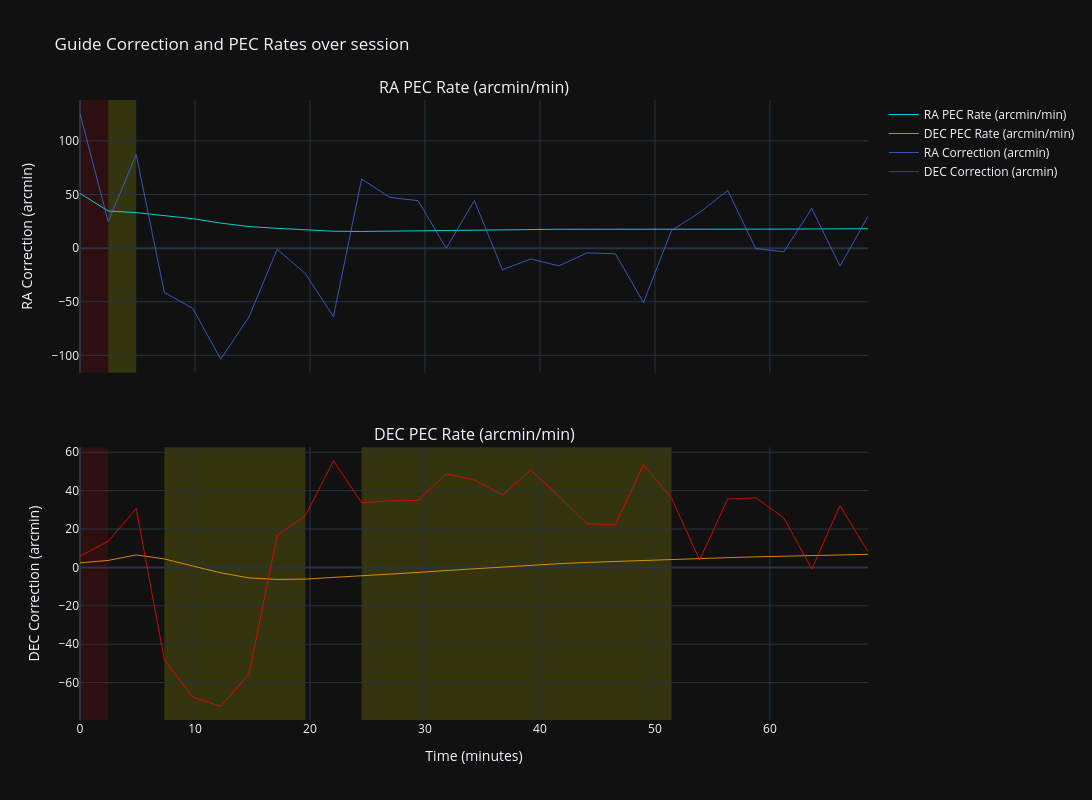

The code cell stored with this chart in its notebook:
### Markdown cell above
# PEC Rate and status vs Time

### Code cell
import plotly.graph_objects as go
from plotly.subplots import make_subplots

xdata = df['t_sec'] / 60

ydata = [
    # row, dataset,                title,                      color,       inhibit_col
    (1, df['ra_pecrate'] * 60,  'RA PEC Rate (arcmin/min)',  'cyan', 'ra_inhibit'),
    (2, df['dec_pecrate'] * 60, 'DEC PEC Rate (arcmin/min)', 'orange',    'dec_inhibit'),
    (1, df['ra_guide'] * 60,  'RA Correction (arcmin)',  'royalblue', None),
    (2, df['dec_guide'] * 60, 'DEC Correction (arcmin)', 'red', None)
]

rows = len(set(item[0] for item in ydata))

fig = make_subplots(
    rows=rows, cols=1, shared_xaxes=True, vertical_spacing=0.12,
    subplot_titles=[name for _, _, name, _, _ in ydata],
)

# colors for inhibit states
region_colors = {
    'VALID': None,
    'TOO_FEW_OBS': 'rgba(255,0,0,0.12)',
    'LOW_R2': 'rgba(255,255,0,0.15)',
    'HIGH_RMSE': 'rgba(0,255,0,0.15)',
    'NOT_CONVERGED': 'rgba(0,255,255,0.15)',
}

for (row, y, name, color, inhibit_col) in ydata:
    # main trace
    fig.add_trace(
        go.Scatter(
            x=xdata, y=y, mode='lines', name=name,
            line=dict(color=color, width=0.8), hovertext=df['timestamp'],
        ),
        row=row, col=1
    )

    # contiguous inhibit regions
    if inhibit_col:
        inhibit = df[inhibit_col].fillna('VALID')
        start_idx = 0
        current = inhibit.iloc[0]
        for i in range(1, len(inhibit)):
            if inhibit.iloc[i] != current:
                fill = region_colors.get(current)
                if fill:
                    fig.add_vrect(
                        x0=xdata.iloc[start_idx], x1=xdata.iloc[i],
                        fillcolor=fill, line_width=0, layer='below',
                        row=row, col=1,
                    )
                start_idx = i
                current = inhibit.iloc[i]

        # final region
        fill = region_colors.get(current)
        if fill:
            fig.add_vrect(
                x0=xdata.iloc[start_idx], x1=xdata.iloc[-1],
                fillcolor=fill, line_width=0, layer='below',
                row=row, col=1,
            )

    fig.update_yaxes(title_text=name, row=row, col=1)

fig.update_xaxes(title_text='Time (minutes)', row=rows, col=1)

fig.update_layout(
    height=800, width=1200, template="plotly_dark",
    title='Guide Correction and PEC Rates over session'
)

fig.show()
